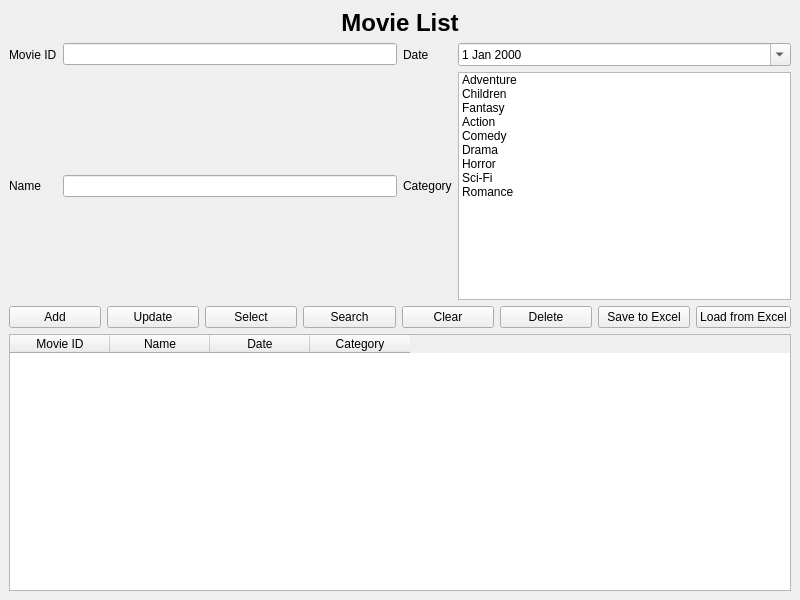
<?xml version="1.0" encoding="UTF-8"?>
<ui version="4.0">
 <class>MovieList</class>
 <widget class="QMainWindow" name="MovieList">
  <property name="geometry">
   <rect>
    <x>0</x>
    <y>0</y>
    <width>800</width>
    <height>600</height>
   </rect>
  </property>
  <property name="windowTitle">
   <string>Movie List</string>
  </property>
  <widget class="QWidget" name="centralwidget">
   <layout class="QVBoxLayout" name="verticalLayout">
    <item>
     <widget class="QLabel" name="labelTitle">
      <property name="text">
       <string>Movie List</string>
      </property>
      <property name="alignment">
       <set>Qt::AlignCenter</set>
      </property>
      <property name="font">
       <font>
        <pointsize>18</pointsize>
        <bold>true</bold>
       </font>
      </property>
     </widget>
    </item>
    <item>
     <layout class="QGridLayout" name="gridLayout">
      <item row="0" column="0">
       <widget class="QLabel" name="labelMovieID">
        <property name="text">
         <string>Movie ID</string>
        </property>
       </widget>
      </item>
      <item row="0" column="1">
       <widget class="QLineEdit" name="movieIDLineEdit"/>
      </item>
      <item row="0" column="2">
       <widget class="QLabel" name="labelDate">
        <property name="text">
         <string>Date</string>
        </property>
       </widget>
      </item>
      <item row="0" column="3">
       <widget class="QDateEdit" name="dateEdit">
        <property name="calendarPopup">
         <bool>true</bool>
        </property>
       </widget>
      </item>
      <item row="1" column="0">
       <widget class="QLabel" name="labelName">
        <property name="text">
         <string>Name</string>
        </property>
       </widget>
      </item>
      <item row="1" column="1">
       <widget class="QLineEdit" name="nameLineEdit"/>
      </item>
      <item row="1" column="2">
       <widget class="QLabel" name="labelCategory">
        <property name="text">
         <string>Category</string>
        </property>
       </widget>
      </item>
      <item row="1" column="3">
       <widget class="QListWidget" name="categoryListWidget">
        <property name="selectionMode">
         <enum>QAbstractItemView::MultiSelection</enum>
        </property>
        <item>
         <property name="text">
          <string>Adventure</string>
         </property>
        </item>
        <item>
         <property name="text">
          <string>Children</string>
         </property>
        </item>
        <item>
         <property name="text">
          <string>Fantasy</string>
         </property>
        </item>
        <item>
         <property name="text">
          <string>Action</string>
         </property>
        </item>
        <item>
         <property name="text">
          <string>Comedy</string>
         </property>
        </item>
        <item>
         <property name="text">
          <string>Drama</string>
         </property>
        </item>
        <item>
         <property name="text">
          <string>Horror</string>
         </property>
        </item>
        <item>
         <property name="text">
          <string>Sci-Fi</string>
         </property>
        </item>
        <item>
         <property name="text">
          <string>Romance</string>
         </property>
        </item>
       </widget>
      </item>
     </layout>
    </item>
    <item>
     <layout class="QHBoxLayout" name="buttonLayout">
      <item>
       <widget class="QPushButton" name="btnAdd">
        <property name="text">
         <string>Add</string>
        </property>
       </widget>
      </item>
      <item>
       <widget class="QPushButton" name="btnUpdate">
        <property name="text">
         <string>Update</string>
        </property>
       </widget>
      </item>
      <item>
       <widget class="QPushButton" name="btnSelect">
        <property name="text">
         <string>Select</string>
        </property>
       </widget>
      </item>
      <item>
       <widget class="QPushButton" name="btnSearch">
        <property name="text">
         <string>Search</string>
        </property>
       </widget>
      </item>
      <item>
       <widget class="QPushButton" name="btnClear">
        <property name="text">
         <string>Clear</string>
        </property>
       </widget>
      </item>
      <item>
       <widget class="QPushButton" name="btnDelete">
        <property name="text">
         <string>Delete</string>
        </property>
       </widget>
      </item>
      <item>
       <widget class="QPushButton" name="btnSaveToExcel">
        <property name="text">
         <string>Save to Excel</string>
        </property>
       </widget>
      </item>
      <item>
       <widget class="QPushButton" name="btnLoadFromExcel">
        <property name="text">
         <string>Load from Excel</string>
        </property>
       </widget>
      </item>
     </layout>
    </item>
    <item>
     <widget class="QTableWidget" name="movieTableWidget">
      <column>
       <property name="text">
        <string>Movie ID</string>
       </property>
      </column>
      <column>
       <property name="text">
        <string>Name</string>
       </property>
      </column>
      <column>
       <property name="text">
        <string>Date</string>
       </property>
      </column>
      <column>
       <property name="text">
        <string>Category</string>
       </property>
      </column>
     </widget>
    </item>
   </layout>
  </widget>
 </widget>
 <resources/>
 <connections/>
</ui>
